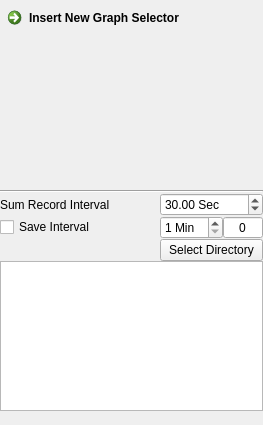
<?xml version="1.0" encoding="UTF-8"?>
<ui version="4.0">
 <class>DockWidget</class>
 <widget class="QDockWidget" name="DockWidget">
  <property name="windowModality">
   <enum>Qt::NonModal</enum>
  </property>
  <property name="geometry">
   <rect>
    <x>0</x>
    <y>0</y>
    <width>263</width>
    <height>425</height>
   </rect>
  </property>
  <property name="features">
   <set>QDockWidget::AllDockWidgetFeatures</set>
  </property>
  <property name="allowedAreas">
   <set>Qt::LeftDockWidgetArea|Qt::RightDockWidgetArea</set>
  </property>
  <property name="windowTitle">
   <string>Analyze Graph</string>
  </property>
  <widget class="QWidget" name="dockWidgetContents">
   <layout class="QHBoxLayout" name="horizontalLayout_2">
    <property name="spacing">
     <number>0</number>
    </property>
    <property name="margin">
     <number>0</number>
    </property>
    <item>
     <widget class="QFrame" name="frame_3">
      <property name="sizePolicy">
       <sizepolicy hsizetype="Expanding" vsizetype="Preferred">
        <horstretch>0</horstretch>
        <verstretch>0</verstretch>
       </sizepolicy>
      </property>
      <property name="maximumSize">
       <size>
        <width>280</width>
        <height>16777215</height>
       </size>
      </property>
      <property name="frameShape">
       <enum>QFrame::NoFrame</enum>
      </property>
      <property name="frameShadow">
       <enum>QFrame::Raised</enum>
      </property>
      <layout class="QVBoxLayout" name="verticalLayout">
       <property name="spacing">
        <number>0</number>
       </property>
       <property name="margin">
        <number>0</number>
       </property>
       <item>
        <widget class="QFrame" name="frame">
         <property name="frameShape">
          <enum>QFrame::NoFrame</enum>
         </property>
         <property name="frameShadow">
          <enum>QFrame::Raised</enum>
         </property>
         <layout class="QHBoxLayout" name="horizontalLayout">
          <property name="spacing">
           <number>3</number>
          </property>
          <property name="margin">
           <number>0</number>
          </property>
          <item>
           <widget class="QCommandLinkButton" name="commandLinkButton">
            <property name="text">
             <string>Insert New Graph Selector</string>
            </property>
           </widget>
          </item>
         </layout>
        </widget>
       </item>
       <item>
        <widget class="QFrame" name="frame_2">
         <property name="sizePolicy">
          <sizepolicy hsizetype="Preferred" vsizetype="MinimumExpanding">
           <horstretch>0</horstretch>
           <verstretch>0</verstretch>
          </sizepolicy>
         </property>
         <property name="minimumSize">
          <size>
           <width>0</width>
           <height>100</height>
          </size>
         </property>
         <property name="frameShape">
          <enum>QFrame::NoFrame</enum>
         </property>
         <property name="frameShadow">
          <enum>QFrame::Raised</enum>
         </property>
         <layout class="QVBoxLayout" name="widgetLayout">
          <property name="spacing">
           <number>3</number>
          </property>
          <property name="margin">
           <number>0</number>
          </property>
         </layout>
        </widget>
       </item>
       <item>
        <layout class="QGridLayout" name="gridLayout">
         <property name="horizontalSpacing">
          <number>0</number>
         </property>
         <property name="topMargin">
          <number>0</number>
         </property>
         <item row="3" column="1" colspan="2">
          <widget class="QPushButton" name="dirChange">
           <property name="minimumSize">
            <size>
             <width>0</width>
             <height>0</height>
            </size>
           </property>
           <property name="maximumSize">
            <size>
             <width>150</width>
             <height>30</height>
            </size>
           </property>
           <property name="text">
            <string>Select Directory</string>
           </property>
          </widget>
         </item>
         <item row="1" column="0">
          <widget class="QLabel" name="label_5">
           <property name="sizePolicy">
            <sizepolicy hsizetype="Maximum" vsizetype="Preferred">
             <horstretch>0</horstretch>
             <verstretch>0</verstretch>
            </sizepolicy>
           </property>
           <property name="text">
            <string>Sum Record Interval</string>
           </property>
          </widget>
         </item>
         <item row="2" column="0">
          <widget class="QCheckBox" name="saveAllCheckbox">
           <property name="sizePolicy">
            <sizepolicy hsizetype="Expanding" vsizetype="Fixed">
             <horstretch>0</horstretch>
             <verstretch>0</verstretch>
            </sizepolicy>
           </property>
           <property name="text">
            <string>Save Interval</string>
           </property>
          </widget>
         </item>
         <item row="1" column="1" colspan="2">
          <widget class="QDoubleSpinBox" name="decayInterval">
           <property name="suffix">
            <string> Sec</string>
           </property>
           <property name="minimum">
            <double>0.010000000000000</double>
           </property>
           <property name="maximum">
            <double>1000.000000000000000</double>
           </property>
           <property name="value">
            <double>30.000000000000000</double>
           </property>
          </widget>
         </item>
         <item row="2" column="1">
          <widget class="QSpinBox" name="saveAllInterval">
           <property name="sizePolicy">
            <sizepolicy hsizetype="Maximum" vsizetype="Fixed">
             <horstretch>0</horstretch>
             <verstretch>0</verstretch>
            </sizepolicy>
           </property>
           <property name="suffix">
            <string> Min</string>
           </property>
           <property name="minimum">
            <number>1</number>
           </property>
           <property name="maximum">
            <number>60</number>
           </property>
          </widget>
         </item>
         <item row="2" column="2">
          <widget class="QSpinBox" name="savedSpectraCounter">
           <property name="maximumSize">
            <size>
             <width>40</width>
             <height>16777215</height>
            </size>
           </property>
           <property name="frame">
            <bool>true</bool>
           </property>
           <property name="alignment">
            <set>Qt::AlignCenter</set>
           </property>
           <property name="readOnly">
            <bool>true</bool>
           </property>
           <property name="buttonSymbols">
            <enum>QAbstractSpinBox::NoButtons</enum>
           </property>
           <property name="keyboardTracking">
            <bool>false</bool>
           </property>
           <property name="maximum">
            <number>99999</number>
           </property>
          </widget>
         </item>
         <item row="0" column="0" colspan="3">
          <widget class="Line" name="line_2">
           <property name="orientation">
            <enum>Qt::Horizontal</enum>
           </property>
          </widget>
         </item>
        </layout>
       </item>
       <item>
        <widget class="QTextBrowser" name="textBrowser">
         <property name="maximumSize">
          <size>
           <width>16777215</width>
           <height>150</height>
          </size>
         </property>
        </widget>
       </item>
       <item>
        <widget class="QLabel" name="statusBar">
         <property name="text">
          <string/>
         </property>
        </widget>
       </item>
      </layout>
     </widget>
    </item>
   </layout>
  </widget>
 </widget>
 <resources/>
 <connections>
  <connection>
   <sender>dirChange</sender>
   <signal>clicked()</signal>
   <receiver>DockWidget</receiver>
   <slot>changeDirectory()</slot>
   <hints>
    <hint type="sourcelabel">
     <x>211</x>
     <y>255</y>
    </hint>
    <hint type="destinationlabel">
     <x>-22</x>
     <y>255</y>
    </hint>
   </hints>
  </connection>
  <connection>
   <sender>decayInterval</sender>
   <signal>editingFinished()</signal>
   <receiver>DockWidget</receiver>
   <slot>halflifeTime()</slot>
   <hints>
    <hint type="sourcelabel">
     <x>196</x>
     <y>188</y>
    </hint>
    <hint type="destinationlabel">
     <x>-23</x>
     <y>194</y>
    </hint>
   </hints>
  </connection>
  <connection>
   <sender>commandLinkButton</sender>
   <signal>clicked()</signal>
   <receiver>DockWidget</receiver>
   <slot>insertRegion()</slot>
   <hints>
    <hint type="sourcelabel">
     <x>117</x>
     <y>39</y>
    </hint>
    <hint type="destinationlabel">
     <x>-21</x>
     <y>42</y>
    </hint>
   </hints>
  </connection>
  <connection>
   <sender>saveAllCheckbox</sender>
   <signal>clicked()</signal>
   <receiver>DockWidget</receiver>
   <slot>enablePeriodicSpectrumSaving()</slot>
   <hints>
    <hint type="sourcelabel">
     <x>12</x>
     <y>219</y>
    </hint>
    <hint type="destinationlabel">
     <x>-11</x>
     <y>227</y>
    </hint>
   </hints>
  </connection>
 </connections>
 <slots>
  <slot>changeDirectory()</slot>
  <slot>enablePeriodicSpectrumSaving()</slot>
  <slot>halflifeTime()</slot>
  <slot>insertRegion()</slot>
  <slot>showGraph()</slot>
 </slots>
</ui>
